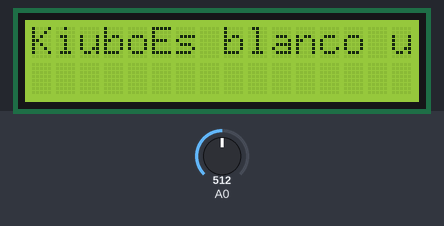
Recording of a sketch running on a simulated Arduino Uno, built with avr-gcc and run on an emulated ATmega328P. Shown: 16×2 character LCD. The test bench sets the inputs (shaded band); at power-on: A0 = 512. What the sketch prints to the serial monitor is not drawn.

Above: at 5.6 s.
5.7 s: A0 set to 240
At 11.7 s:
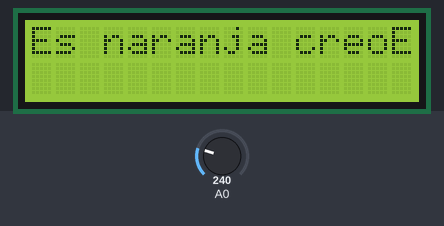
19.7 s: A0 set to 260
At 23.8 s:
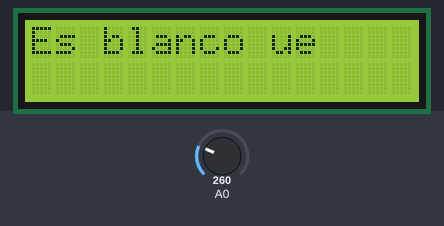
32.0 s: A0 set to 140
At 36.4 s:
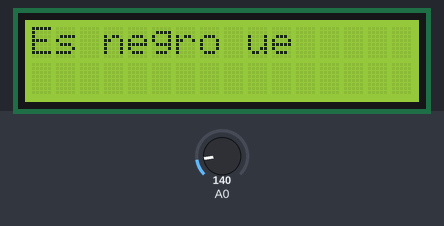
44.2 s: A0 set to 160
At 48.6 s:
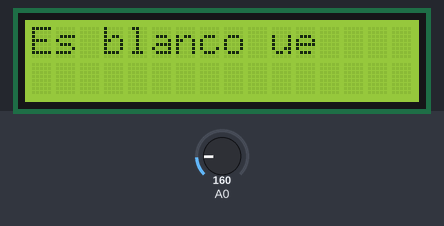
56.5 s: A0 set to 122
At 60.8 s:
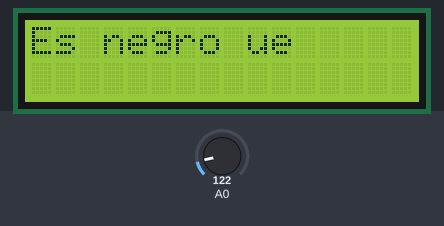
Timing chart, 0 to 62.3 s (numbered marks = the images above; inputs shaded):
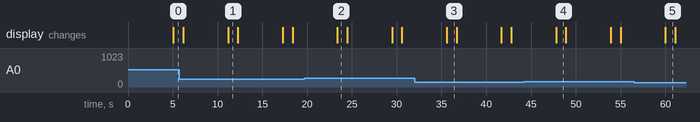

Measured:
- after the input at 5.7 s, the display: first differs from a run without the input after 5.5 s (image 1)
- after the input at 19.7 s, the display: changes after 3.7 s (image 2)
- after the input at 32.0 s, the display: changes after 3.6 s (image 3)
- after the input at 44.2 s, the display: changes after 3.6 s (image 4)
- after the input at 56.5 s, the display: changes after 3.5 s (image 5)
- what the display in image 1 shows lasts 1.1 s, from 11.2 s to 12.3 s

The sketch:

Arduino.ino
```cpp
#include <LiquidCrystal.h>

int conteo = 0;
LiquidCrystal lcd(7,8,9,10,11,12);

void setup()
{
  Serial.begin(9600);
  lcd.begin(16,2);
  lcd.print("Kiubo");
}
void loop()
{
  delay(5000);
  int ny70 = analogRead(A0);
  Serial.println(ny70);
  if(ny70 > 200 && ny70 < 250)
  {
    lcd.print("Es naranja creo");
    conteo++;
  }
  if(ny70 >50 && ny70 < 150)
  {
    lcd.print("Es negro ue");
    conteo++;
  }
  else if(ny70 > 150)
  {
    lcd.print("Es blanco ue");
    conteo++;
  }
  delay(100);
  String x = Serial.readString();
  Serial.print(x);
  lcd.clear();
}
```
